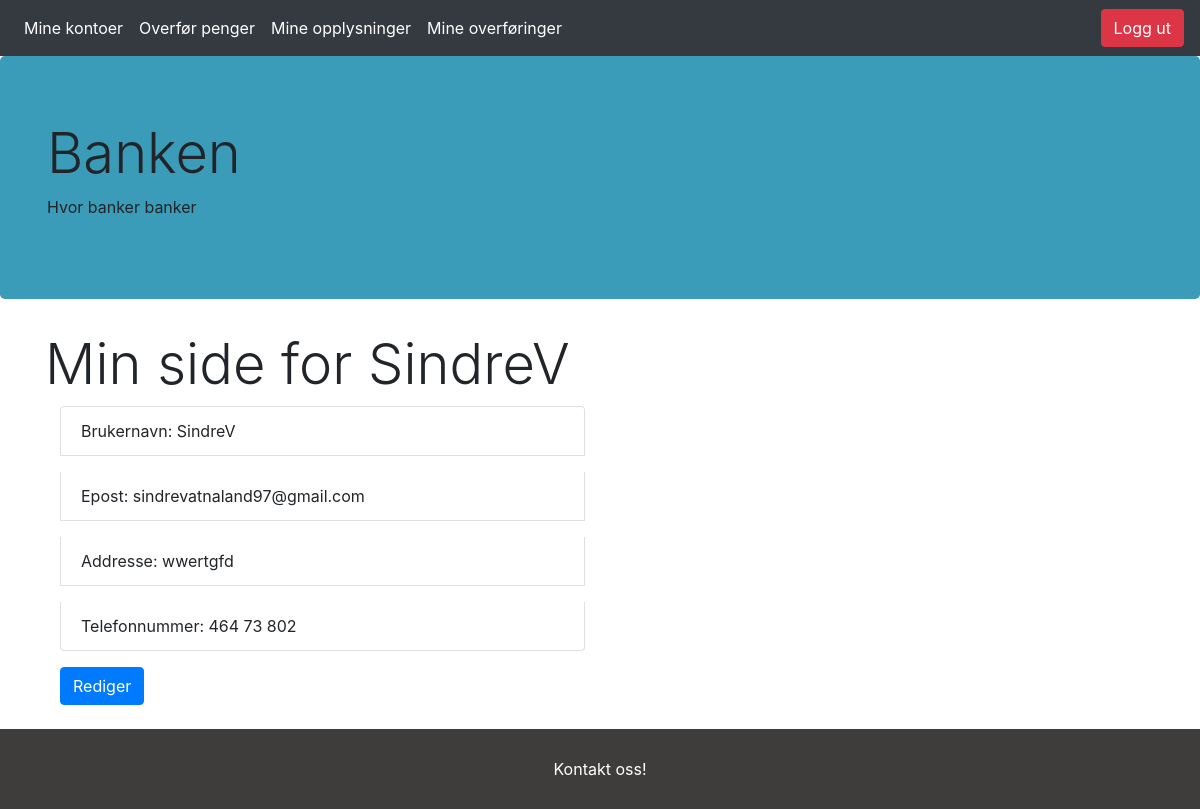
Page /account (signed in) on the committed database.
### app/models.py (models this page shows, shortened)
class User(db.Model, UserMixin):
    id = db.Column(db.Integer, primary_key=True, nullable=False)
    username = db.Column(db.String(20), unique=True, nullable=False)
    useremail = db.Column(db.String(120), unique=True, nullable=False)
    useraddr = db.Column(db.String(200), nullable=False)
    userpwd = db.Column(db.String(60), nullable=False)
    usertlf = db.Column(db.Integer(), unique=True,  nullable=False)
    accounts = db.relationship('Account',  backref='holder', lazy=True)
    logs = db.relationship('Log', backref='logger', lazy=True)
    confirmed = db.Column(db.Boolean, nullable=False, default=False)
    confirmed_on = db.Column(db.DateTime, nullable=True)
    otp_secret = db.Column(db.String(16))
    confirmed = db.Column(db.Boolean, nullable=False, default=False)
    confirmed_on = db.Column(db.DateTime, nullable=True)

### app/routes.py (the view)
@app.route("/account")
@login_required
def account():
    return render_template('account.html')

### app/models.py (called while the page is built)
@login_manager.user_loader
def load_user(user_id):
    return User.query.get(int(user_id))

### app/routes.py (called while the page is built)
@app.before_request
def before_request():
    session.permanent = True
    app.permanent_session_lifetime = dt.timedelta(minutes=10)
    session.modified = True

### app/templates/account.html
{%extends 'base.html'%} {% block body %}
<div class="container mx-auto">
    <h1 class="display-4"> Min side for {{ current_user.username }} </h1>
    <div class="col-6">
        <ul class="list-group">
            <p class="list-group-item">Brukernavn: {{current_user.username}}</p>
            <p class="list-group-item">Epost: {{current_user.useremail}}</p>
            <p class="list-group-item">Addresse: {{current_user.useraddr}}</p>
            <p class="list-group-item">Telefonnummer: {{current_user.usertlf}}</p>
        </ul>
        <small>
        <a href="{{url_for('editprofile')}}" class="btn btn-primary"> Rediger</a>
      </small>
    </div>
</div>
{% endblock %}

### app/static/css/style.css (style rules this page uses)
ul { list-style-type: none; margin: 0; padding: 0; overflow: hidden; position: -webkit-sticky; position: sticky; top: 0; }

### rows in the picture
User: username "SindreV", useremail "sindrevatnaland97@gmail.com", useraddr "wwertgfd", usertlf "464 73 802"
